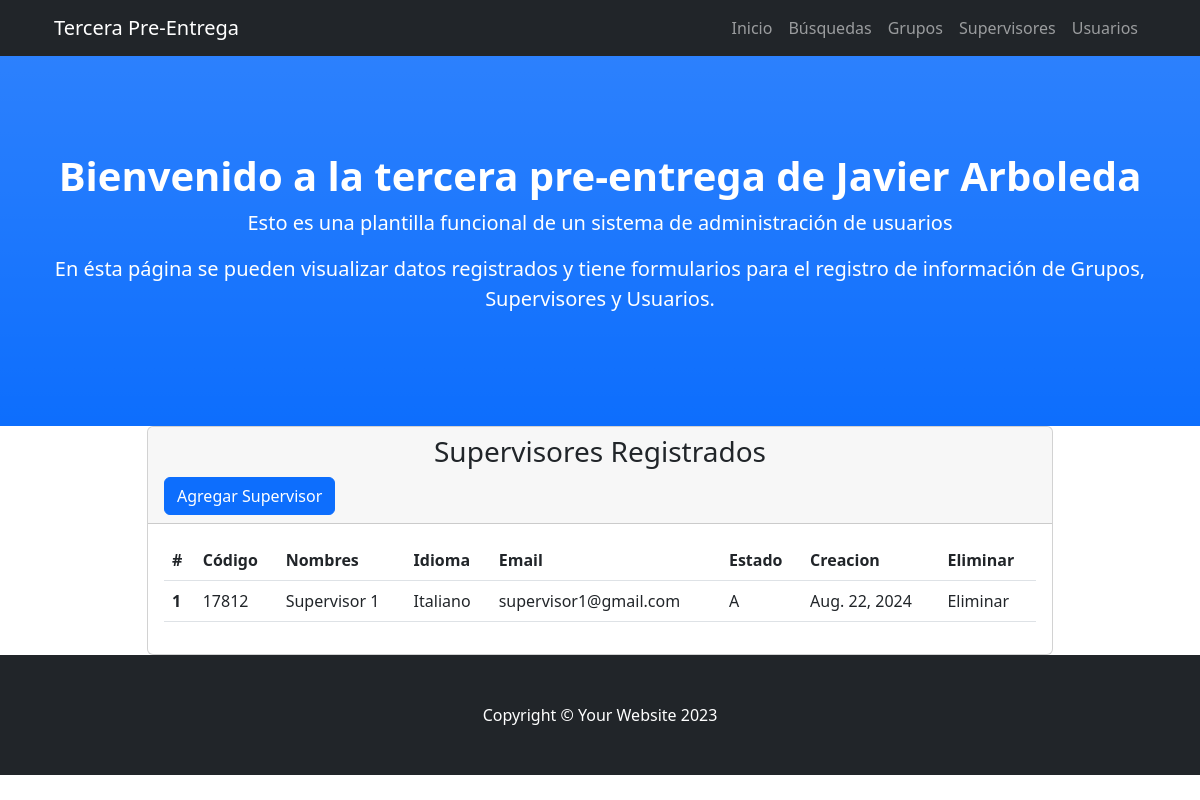
Page /miAplicacion/supervisoresList/ on the committed database.
### miAplicacion/models.py (models this page shows, shortened)
class Supervisores(models.Model):
    codigo = models.IntegerField(
        validators=[
            MinValueValidator(10000),
            MaxValueValidator(99999)
        ],
        unique=True
    )
    nombres = models.CharField(max_length=50)
    idioma = models.CharField(max_length=20)
    email = models.EmailField()
    estado = models.CharField(max_length=1)
    creacion = models.DateField()

### miAplicacion/views.py (the view)
# urls.py: path('supervisoresList/', views.supervisoresList, name='supervisoresList'),
def supervisoresList(req):
    supervisoresTodos = Supervisores.objects.all()
    return render(req, "miaplicacion/supervisores.html", {'supervisoresTodos': supervisoresTodos})

### miAplicacion/templates/miaplicacion/supervisores.html (shortened to what this page needs)
<!DOCTYPE html>
<html lang="en">
<head>
</head>
<body>
    {% extends "miAplicacion/index.html" %}
    {% load static %}
    {% block bloqueSupervisores %}
    <div class="container px-4">
        <div class="row gx-4 justify-content-center">
            <div class="col-lg-10">
                <div class="card">
                    <div class="card-header">
                        <h3 class="text-center bottom-line">Supervisores Registrados</h3>
                        <a type="button" class="btn btn-primary" href="{% url 'supervisoresForm' %}">Agregar Supervisor</a>
                    </div>
                    <div class="card-body">
                        <table class="table">
                            <thead>
                                <tr>
                                <th scope="col">#</th>
                                <th scope="col">Código</th>
                                <th scope="col">Nombres</th>
                                <th scope="col">Idioma</th>
                                <th scope="col">Email</th>
                                <th scope="col">Estado</th>
                                <th scope="col">Creacion</th>
                                <th scope="col">Eliminar</th>
                                </tr>
                            </thead>
                            <tbody>
                                {% for supervisor in supervisoresTodos %}
                                    <tr>
                                        <th scope="row">{{ supervisor.id }}</th>
                                        <td>{{ supervisor.codigo }}</td>
                                        <td>{{ supervisor.nombres }}</td>
                                        <td>{{ supervisor.idioma }}</td>
                                        <td>{{ supervisor.email }}</td>
                                        <td>{{ supervisor.estado }}</td>
                                        <td>{{ supervisor.creacion }}</td>
                                        <td>Eliminar</td>
                                    </tr>
                                {% endfor %}
                            </tbody>
                            </table>
                    </div>
                </div>
            </div>
        </div>
    </div>
    {% endblock %}

### rows in the picture
Supervisores: id "1", codigo "17812", nombres "Supervisor 1", idioma "Italiano", email "supervisor1@gmail.com", estado "A", creacion "Aug. 22, 2024"
